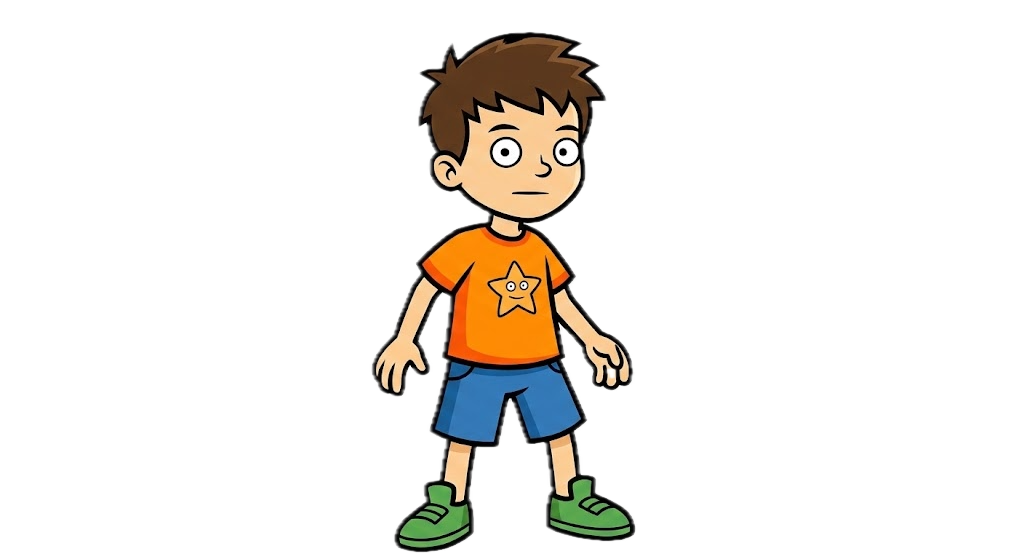
#> input picture docs/assets/characters/boy_neutral@2x.png, 1024 x 559 px; its folder holds 4 pictures in this run
$ python normalize_chars.py
#> lines starting #> are read from the running program, lines starting #| are printed output that depends on the picture
from PIL import Image
import pathlib

PAD = 8
chars_dir = pathlib.Path("docs/assets/characters")
for path in sorted(chars_dir.glob("*.png")):
    img = Image.open(path).convert("RGBA")
#> img is the input picture: PIL image 1024x559 RGBA; mean R, G, B, A 19.4, 16.3, 11.9, 31.3
    bbox = img.getbbox()   # (left, top, right, bottom) of non-transparent pixels
#> bbox = (369, 30, 639, 554)
    if bbox is None:
        continue
    l, t, r, b = bbox
#> l = 369; t = 30; r = 639; b = 554
    l = max(0, l - PAD); t = max(0, t - PAD)
#> after `l = max(0, l - PAD)`: l = 361
#> after `t = max(0, t - PAD)`: t = 22
    r = min(img.width, r + PAD); b = min(img.height, b + PAD)
#> after `r = min(img.width, r + PAD)`: r = 647
#> after `b = min(img.height, b + PAD)`: b = 559
    cropped = img.crop((l, t, r, b))
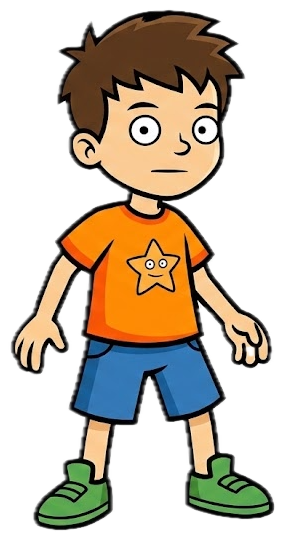
#> cropped: PIL image 286x537 RGBA; mean R, G, B, A 72.5, 60.7, 44.4, 116.5; transparent parts drawn white
    cropped.save(path)
    print(f"{path.name}: {img.size} → {cropped.size}")
#| boy_neutral@2x.png: (1024, 559) → (286, 537)
#> pass 3 of the loop `for path in sorted(chars_dir.glob("*.png")):`:
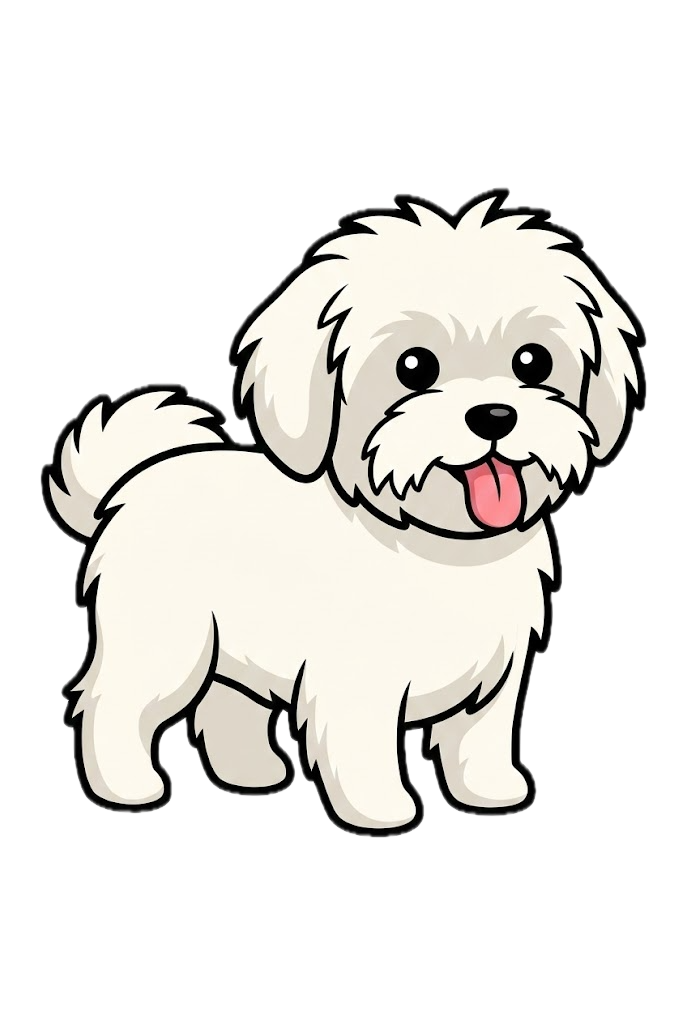
#> input picture docs/assets/characters/dog2_neutral@2x.png, 687 x 1024 px
#> img is the input picture: PIL image 687x1024 RGBA; mean R, G, B, A 77.5, 75.7, 72.2, 94.5
#> bbox = (38, 185, 649, 841)
#> `l, t, r, b = bbox`: l = 38; t = 185; r = 649; b = 841
#> `l = max(0, l - PAD)`: l = 30
#> `t = max(0, t - PAD)`: t = 177
#> `r = min(img.width, r + PAD)`: r = 657
#> `b = min(img.height, b + PAD)`: b = 849
#> `cropped = img.crop((l, t, r, b))`:
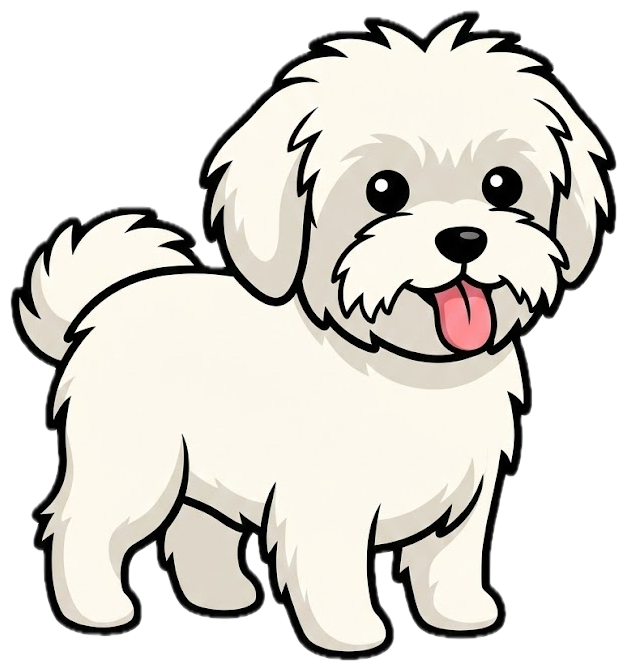
#> cropped: PIL image 627x672 RGBA; mean R, G, B, A 129.3, 126.4, 120.6, 157.7; transparent parts drawn white
#| dog2_neutral@2x.png: (687, 1024) → (627, 672)
#> the loop made 4 passes; the first 3 are shown
